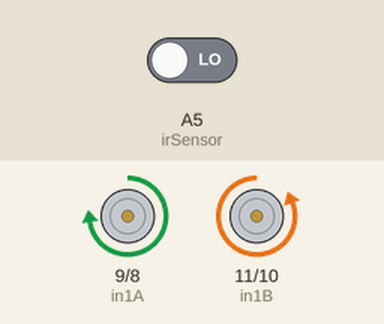
Bench run of a sketch on a simulated Arduino Uno, built with avr-gcc and run on an emulated ATmega328P. Parts: motor-driver pin pairs drawn as motors (green arrow = first pin HIGH = forward, orange = second pin HIGH = backward, longer = more drive, scaled by the enable pin). Inputs (shaded band) come from the test bench; at power-on: A5 (irSensor) LOW.

Above: at 1.2 s.
1.3 s: A5 (irSensor) driven HIGH
At 2.5 s:
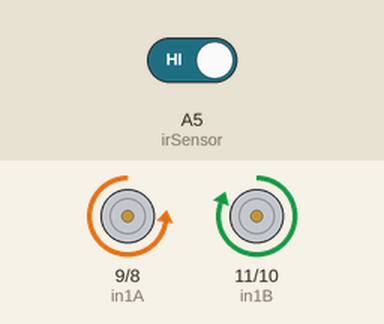
At 12.5 s:
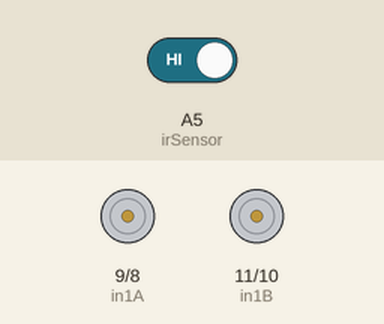
Timing chart, 0 to 32.8 s (numbered marks = the images above; inputs shaded):
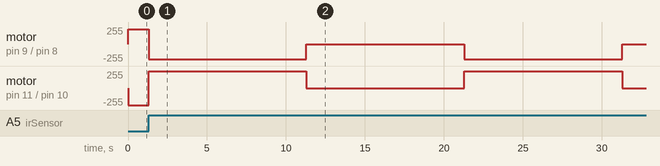

Measured:
- after the input at 1.3 s, motor on pin 9 (in1A) / pin 8 (in2A): alternates backward 225/255 for 10.0 s and stopped for 10.0 s, starting at once; motor on pin 11 (in1B) / pin 10 (in2B): alternates forward 255/255 for 10.0 s and stopped for 10.0 s, starting at once

The sketch:

motorSpeed_MotorController.ino
```cpp
//all the inputs and datatype to initialize for the Motor A and Motor B
// PWM pins for the ardiuno (speed control)
//sensor pin such that detecting the black line where threshold is 0 and 1
int irSensor = A5;

int enA = 5;
int in2A = 8;
int in1A = 9;

int enB = 6;
int in1B = 11;
int in2B = 10;


// code where motors move backwards
// motor B and A are reversed due to the position of the motors
void backWards(){
  analogWrite(enB,255);
  digitalWrite(in1B, LOW);
  digitalWrite(in2B, HIGH);
  analogWrite(enA,225);
  digitalWrite(in1A, HIGH);
  digitalWrite(in2A, LOW);

}
// code where motors move forward
// motor B and A are reversed of the backWards() function
void forWard(){
  analogWrite(enB,255);
  digitalWrite(in1B, HIGH);
  digitalWrite(in2B, LOW);
  analogWrite(enA,225);
  digitalWrite(in1A, LOW);
  digitalWrite(in2A, HIGH);

}

//function to stop the motors
// setting all power to low to both motors output
void stop(){
  analogWrite(enB,255);
  digitalWrite(in1B, LOW);
  digitalWrite(in2B, LOW);
  analogWrite(enA,225);
  digitalWrite(in1A, LOW);
  digitalWrite(in2A, LOW);

}
// setup of all the OUTPUT and INPUT
void setup() {

  Serial.begin(9600);
  pinMode(enA, OUTPUT);
  pinMode(in1A, OUTPUT);
  pinMode(in2A, OUTPUT);
  pinMode(in1B, OUTPUT);
  pinMode(in2B, OUTPUT);
  pinMode(enB, OUTPUT);
  pinMode(irSensor, INPUT);
  // for only reading the Serial Monitor which reads at 9600
  Serial.begin(9600);
}

// main function which controls the speed, direction, and sensors
void loop() {

// setting a variable for the sensors where irSensor = A5 (analog 5 from the arduino)
int sensorStatus = digitalRead(irSensor);

//logic for the black line sensing where if the irSensor reads == 1 (seeing black line)
// It will cause to move the robot backwards
  if (sensorStatus == 1){
    // this is meant for going forward from the face of the pig
    //different function because this is for the launcher when it will
    // launch backwards
     forWard();
     delay(10000);
     stop();
     delay(10000);
  }
// if the irSensor does not detect a value of 1 and stays 0 then keeping moving forwards
  else{
   backWards();
  }


}
```
